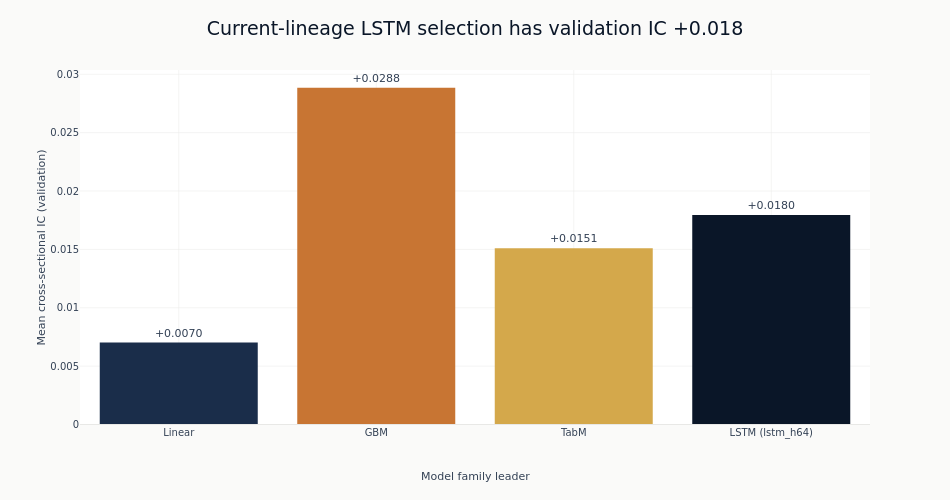

The cell this chart's notebook holds for it:
### Markdown cell above
## 5. Same-Lineage Model Comparison

All values come from the same current input lineage and isolated registry.

### Code cell
baseline_order = ["Linear", "GBM", "TabM"]
comparison_names = [name for name in baseline_order if name in prior_baselines]
comparison_values = [prior_baselines[name] for name in comparison_names]
comparison_colors = [
    style.COLORS["slate"]
    if name == "Linear"
    else style.COLORS["copper"]
    if name == "GBM"
    else style.COLORS["amber"]
    for name in comparison_names
]
comparison_names.append(f"LSTM ({best_name})")
comparison_values.append(best_ic)
comparison_colors.append(style.COLORS["blue"])
comparison_title = f"Current-lineage LSTM selection has validation IC {best_ic:+.3f}"
comparison_figure = go.Figure(
    go.Bar(
        x=comparison_names,
        y=comparison_values,
        marker_color=comparison_colors,
        text=[f"{value:+.4f}" for value in comparison_values],
        textposition="outside",
        cliponaxis=False,
    )
)
comparison_figure.add_hline(y=0, line=dict(color=style.COLORS["silver_muted"], width=1))
comparison_figure.update_layout(
    title=comparison_title,
    height=500,
    width=950,
    margin=dict(t=70, b=75),
)
comparison_figure.update_xaxes(title_text=None)
comparison_figure.add_annotation(
    text="Model family leader",
    x=0.5,
    y=-0.17,
    xref="paper",
    yref="paper",
    showarrow=False,
)
comparison_figure.update_yaxes(title_text="Mean cross-sectional IC (validation)")
comparison_figure.show()

### Figure 1 — Plotly figure (JSON) as saved in the notebook; plotly's stock layout.template omitted (floating-point values rounded to 4 significant figures)
{"data": [{"cliponaxis": false, "marker": {"color": ["#1a2d4a", "#C87533", "#D4A84B", "#0a1628"]}, "text": ["+0.0070", "+0.0288", "+0.0151", "+0.0180"], "textposition": "outside", "type": "bar", "x": ["Linear", "GBM", "TabM", "LSTM (lstm_h64)"], "y": [0.007021, 0.02885, 0.0151, 0.01796]}], "layout": {"annotations": [{"showarrow": false, "text": "Model family leader", "x": 0.5, "xref": "paper", "y": -0.17, "yref": "paper"}], "height": 500, "margin": {"b": 75, "t": 70}, "shapes": [{"line": {"color": "#e8e8e6", "width": 1}, "type": "line", "x0": 0, "x1": 1, "xref": "x domain", "y0": 0, "y1": 0, "yref": "y"}], "title": {"text": "Current-lineage LSTM selection has validation IC +0.018"}, "width": 950, "yaxis": {"title": {"text": "Mean cross-sectional IC (validation)"}}}}
